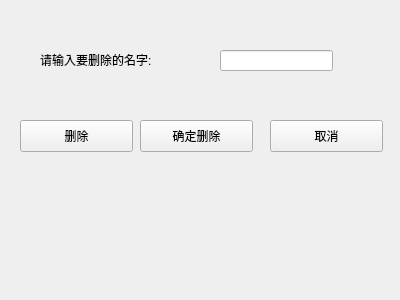
<?xml version="1.0" encoding="UTF-8"?>
<ui version="4.0">
 <class>Widget</class>
 <widget class="QWidget" name="Widget">
  <property name="geometry">
   <rect>
    <x>0</x>
    <y>0</y>
    <width>400</width>
    <height>300</height>
   </rect>
  </property>
  <property name="windowTitle">
   <string>Widget</string>
  </property>
  <widget class="QLineEdit" name="lineEdit">
   <property name="geometry">
    <rect>
     <x>220</x>
     <y>50</y>
     <width>113</width>
     <height>21</height>
    </rect>
   </property>
  </widget>
  <widget class="QLabel" name="label">
   <property name="geometry">
    <rect>
     <x>40</x>
     <y>50</y>
     <width>141</width>
     <height>20</height>
    </rect>
   </property>
   <property name="text">
    <string>请输入要删除的名字:</string>
   </property>
  </widget>
  <widget class="QPushButton" name="deleteButton">
   <property name="geometry">
    <rect>
     <x>20</x>
     <y>120</y>
     <width>113</width>
     <height>32</height>
    </rect>
   </property>
   <property name="text">
    <string>删除</string>
   </property>
  </widget>
  <widget class="QPushButton" name="sureButton">
   <property name="geometry">
    <rect>
     <x>140</x>
     <y>120</y>
     <width>113</width>
     <height>32</height>
    </rect>
   </property>
   <property name="text">
    <string>确定删除</string>
   </property>
  </widget>
  <widget class="QPushButton" name="cancleButton">
   <property name="geometry">
    <rect>
     <x>270</x>
     <y>120</y>
     <width>113</width>
     <height>32</height>
    </rect>
   </property>
   <property name="text">
    <string>取消</string>
   </property>
  </widget>
 </widget>
 <layoutdefault spacing="6" margin="11"/>
 <resources/>
 <connections/>
</ui>
